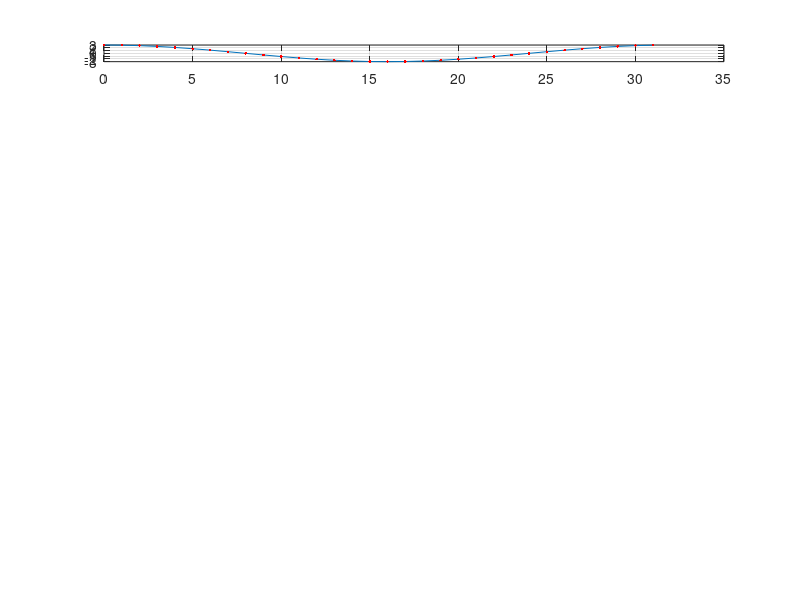

The MATLAB script that drew this image: (Note: this script raises an error after producing the figure.)
%%%%%%%%%%%%%%%%%
% DFT exaplained
%
% SMJ
%
% 3/21/2014
%
%%%%%%%%%%%%%%%%%
close all; clear
n=0:2^5-1;
N = length(n);
% single cosine
y = 3*cos(2*pi*n/N);
% two waves
%y = 4*sin(2*pi*1*n/N) + 2*cos(2*pi*3*n/N);
% wave with a phase shift: 2.6525sin(2pi(2)n/N) + 1.4cos(2pi(2)n/N) 
%y = 3*cos(2*pi*2*n/N - 1.0854);
% noniteger number of cycles
%y = 5*cos(2*pi*2.3*n/N);
%y = [y, zeros(1,1000)];
N = length(y);
n = 0:N-1;
%% plot a test function
orient tall
figure
subplot(10,2,1:2)
p1=plot(n,y,'.-');
set(p1,'MarkerFaceColor','r');
set(p1,'MarkerEdgeColor','r');
grid on

%% compute some basis functions
basis_cos0 = cos(2*pi*0*n/N);
basis_sin1 = sin(2*pi*1*n/N);
basis_cos1 = cos(2*pi*1*n/N);
basis_sin2 = sin(2*pi*2*n/N);
basis_cos2 = cos(2*pi*2*n/N);
basis_sin3 = sin(2*pi*3*n/N);
basis_cos3 = cos(2*pi*3*n/N);

%% plot basis functions
plot_basis_functions(n,basis_cos0,basis_sin1,basis_cos1,basis_sin2,basis_cos2,basis_sin3,basis_cos3)

%% take convolution of test function * basis function
conv_cos0 = y .* basis_cos0;
conv_sin1 = y .* basis_sin1;
conv_cos1 = y .* basis_cos1;
conv_sin2 = y .* basis_sin2;
conv_cos2 = y .* basis_cos2;
conv_sin3 = y .* basis_sin3;
conv_cos3 = y .* basis_cos3;

%% plot convolution
plot_convolution(n,conv_cos0,conv_sin1,conv_cos1,conv_sin2,conv_cos2,conv_sin3,conv_cos3)

%% Amplitudes:  divide summed convolution by N/2